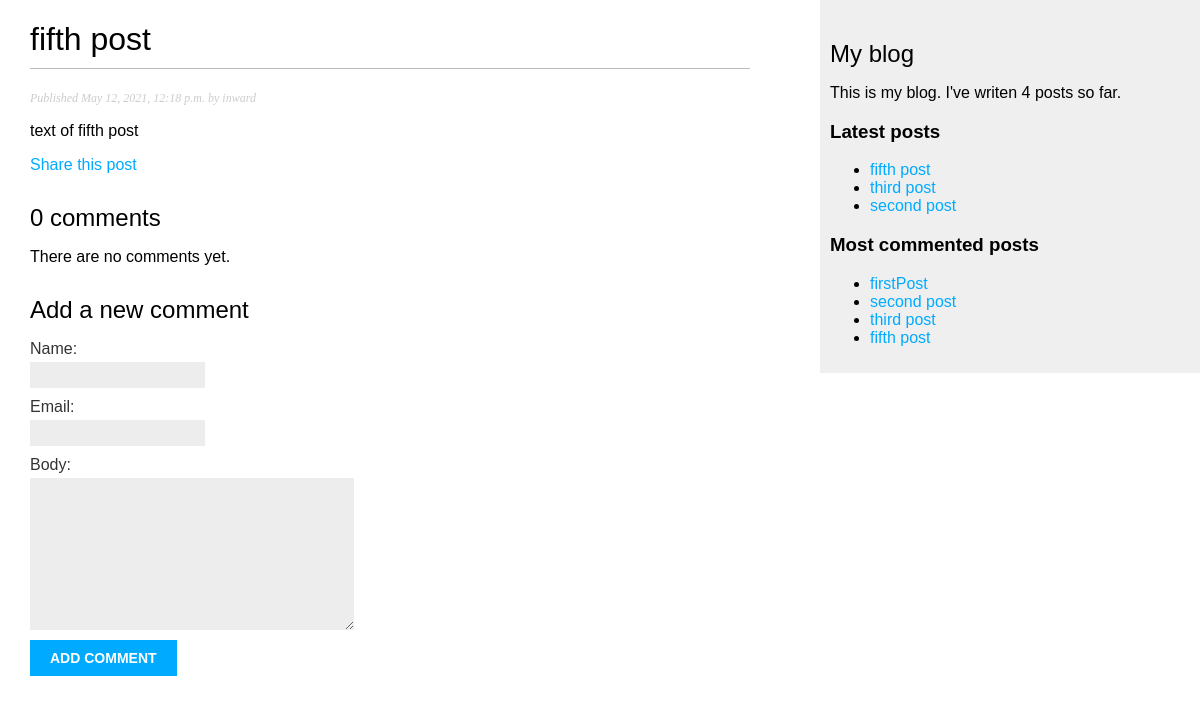
Page /blog/2021/5/12/fifth-post/ on the earlier database version.
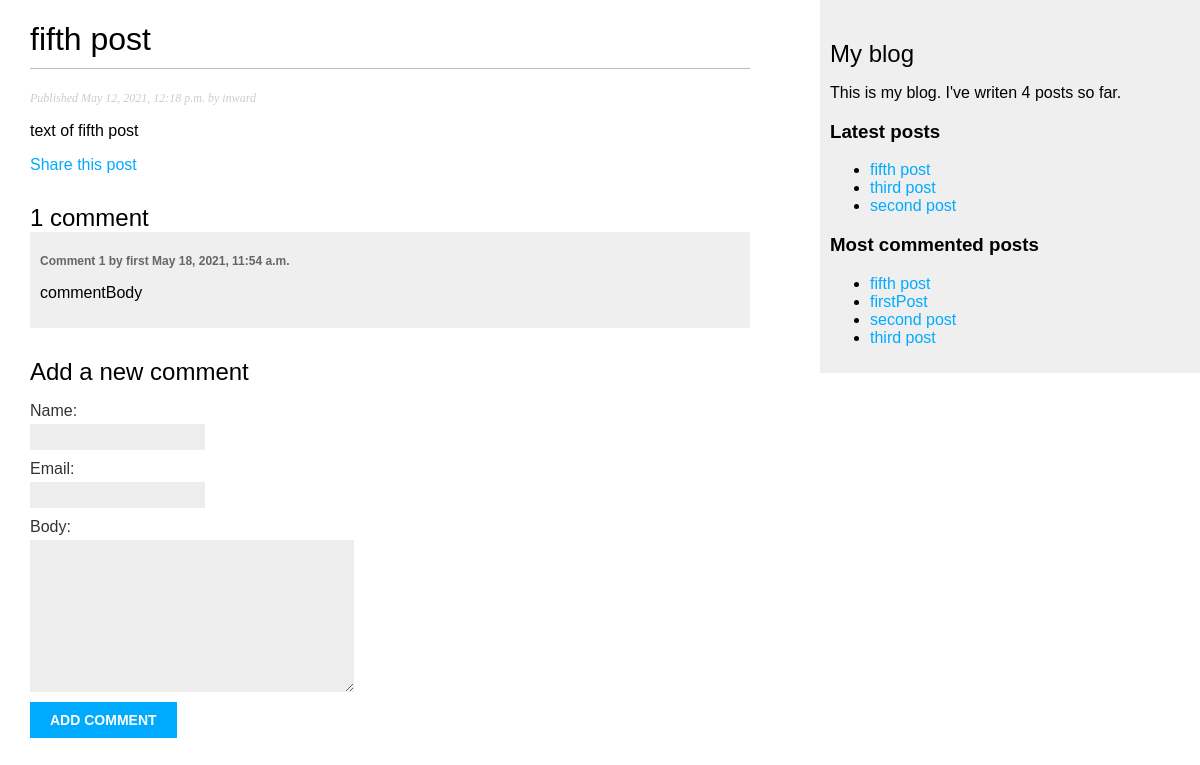
Same page on the later database version.
### blog/models.py (models this page shows, shortened)
class Post(models.Model):
    objects  = models.Manager()
    published = PublishedManager()
    STATUS_CHOICES = (
        ('draft', 'Draft'),
        ('published', 'Published'),
    )
    title = models.CharField(max_length=250)
    slug = models.SlugField(max_length=250, unique_for_date='publish')
    author = models.ForeignKey(User, on_delete=models.CASCADE, related_name='blog_posts')
    body = models.TextField()
    publish = models.DateTimeField(default=timezone.now)
    created = models.DateTimeField(auto_now_add=True)
    updated = models.DateTimeField(auto_now=True)
    status = models.CharField(max_length=10, choices=STATUS_CHOICES, default='draft')
    class Meta:
        ordering = ('-publish',)
    def get_absolute_url(self):
        return reverse('blog:post_detail', args=[self.publish.year, self.publish.month, self.publish.day, self.slug])

class Comment(models.Model):
    post = models.ForeignKey(Post, on_delete=models.CASCADE, related_name='comments')
    name = models.CharField(max_length=80)
    email = models.EmailField()
    body = models.TextField()
    created = models.DateTimeField(auto_now_add=True)
    updated = models.DateTimeField(auto_now=True)
    active = models.BooleanField(default=True)
    class Meta:
        ordering = ('created',)

### blog/views.py (the view)
def post_detail(request, year, month, day, post):
    post = get_object_or_404(Post, slug=post, status='published', publish__year=year,
                             publish__month=month, publish__day=day)
    comments = post.comments.filter(active=True)
    new_comment = None
    if request.method == 'POST':
        comment_form = CommentForm(data=request.POST)
        if comment_form.is_valid():
            new_comment = comment_form.save(commit=False)
            new_comment.post = post
            new_comment.save()
    else:
        comment_form = CommentForm()
    return render(request, 'blog/post/detail.html', {'post': post, 'comments': comments,
                                                     'new_comment': new_comment, 'comment_form': comment_form})

### blog/forms.py
class CommentForm(forms.ModelForm):
    class Meta:
        model = Comment
        fields = ('name', 'email', 'body')

### blog/models.py (called while the page is built)
    def get_queryset(self):
        return super().get_queryset().filter(status='published')

### blog/templatetags/blog_tags.py (called while the page is built)
@register.simple_tag
def total_posts():
    return Post.published.count()

@register.inclusion_tag('blog/post/latest_posts.html')
def show_latest_posts(count=5):
    latest_posts = Post.published.order_by('-publish')[:count]
    return {'latest_posts': latest_posts}

@register.simple_tag
def get_most_commented_posts(count=5):
    return Post.published.annotate(total_comments=Count('comments')).order_by('-total_comments')[:count]

### blog/templates/blog/post/detail.html (shortened to what this page needs)
{% extends 'blog/base.html' %}
{% block content %}
<h1>{{ post.title }}</h1>
<p class="date">Published {{ post.publish }} by {{ post.author }}</p>
{{ post.body|linebreaks }}
<p>
    <a href="{% url 'blog:post_share' post.id %}">Share this post</a>
</p>
{% with comments.count as total_comments %}
<h2>{{ total_comments }} comment{{ total_comments|pluralize }}</h2>
{% endwith %}
{% for comment in comments %}<div class="comment">
<p class="info">
Comment {{ forloop.counter }} by {{ comment.name }}
{{ comment.created }}</p>
{{ comment.body|linebreaks }}</div>
{% empty %}
<p>There are no comments yet.</p>
{% endfor %}
{% if new_comment %}
<h2>Your comment has been added.</h2>{% else %}
<h2>Add a new comment</h2>
<form action="." method="post">{{ comment_form.as_p }}{% csrf_token %}
<p><input type="submit" value="Add comment"></p>
</form>
{% endif %}
{% endblock content %}

### blog/templates/blog/base.html (shortened to what this page needs)
{% load blog_tags %}
{% load static %}
<!DOCTYPE html>
<html lang="en">
<head>
    <link rel="stylesheet" href="{%static 'css/blog.css' %}">
</head>
<body>
    <div id="content">
        {% block content %}{% endblock content %}
    </div>
    <div id="sidebar">
        <h2>My blog</h2>
        <p>This is my blog. I've writen {% total_posts %} posts so far.</p>
        <h3>Latest posts</h3>
        {% show_latest_posts 3 %}
        <h3>Most commented posts</h3>
        {% get_most_commented_posts as most_commented_posts %}
        <ul>
            {% for post in most_commented_posts %}
            <li><a href="{{ post.get_absulute_url }}">{{ post.title }}</a> </li>
            {% endfor %}
        </ul>
    </div>
</body>
</html>

### blog/templates/blog/post/latest_posts.html
<ul>
{% for post in latest_posts %}
<li><a href="{{ post.get_absolute_url }}">{{ post.title }}</a></li>{% endfor %}
</ul>

### blog/static/css/blog.css (style rules this page uses)
body { margin:0; padding:0; font-family:helvetica, sans-serif; }
a { color:#00abff; text-decoration:none; }
h1 { font-weight:normal; border-bottom:1px solid #bbb; padding:0 0 10px 0; }
h2 { font-weight:normal; margin:30px 0 0; }
#content { float:left; width:60%; padding:0 0 0 30px; }
#sidebar { float:right; width:30%; padding:10px; background:#efefef; height:100%; }
p.date { color:#ccc; font-family: georgia, serif; font-size: 12px; font-style: italic; }
label { float:left; clear:both; color:#333; margin-bottom:4px; }
input, textarea { clear:both; float:left; margin:0 0 10px; background:#ededed; border:0; padding:6px 10px; font-size:12px; }
input[type=submit] { font-weight:bold; background:#00abff; color:#fff; padding:10px 20px; font-size:14px; text-transform:uppercase; }
.comment { padding:10px; }
.comment:nth-child(even) { background:#efefef; }
.comment .info { font-weight:bold; font-size:12px; color:#666; }

Differences in the rows shown:
shown differently, row unchanged: Post "fifth post": moves up the list
added Comment: name "first", created "May 18, 2021, 11:54 a.m.", body "commentBody"
Other differences:
{{ total_comments }}: "0" → "1"
text no longer shown: "There are no comments yet."
